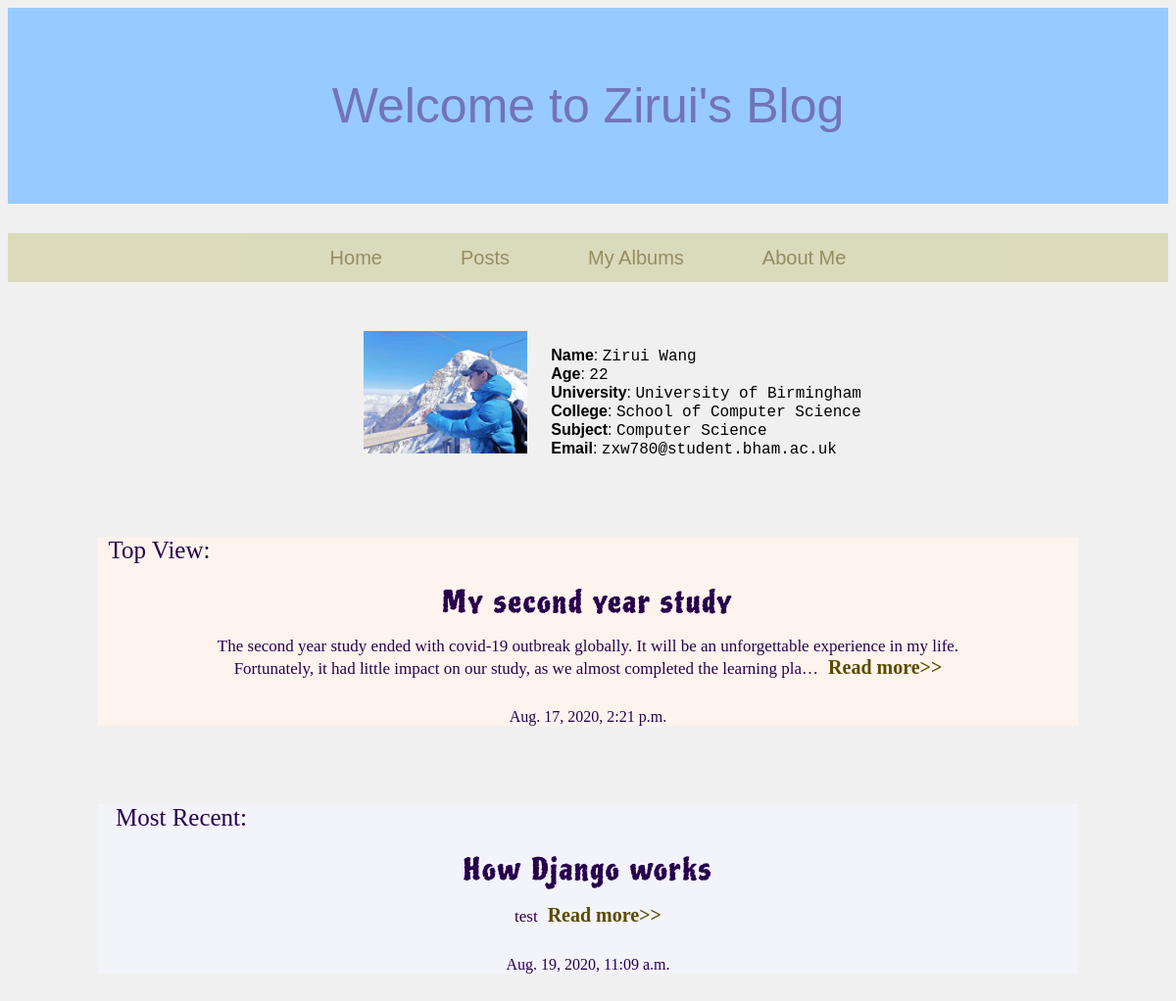
The app's page /, older data.
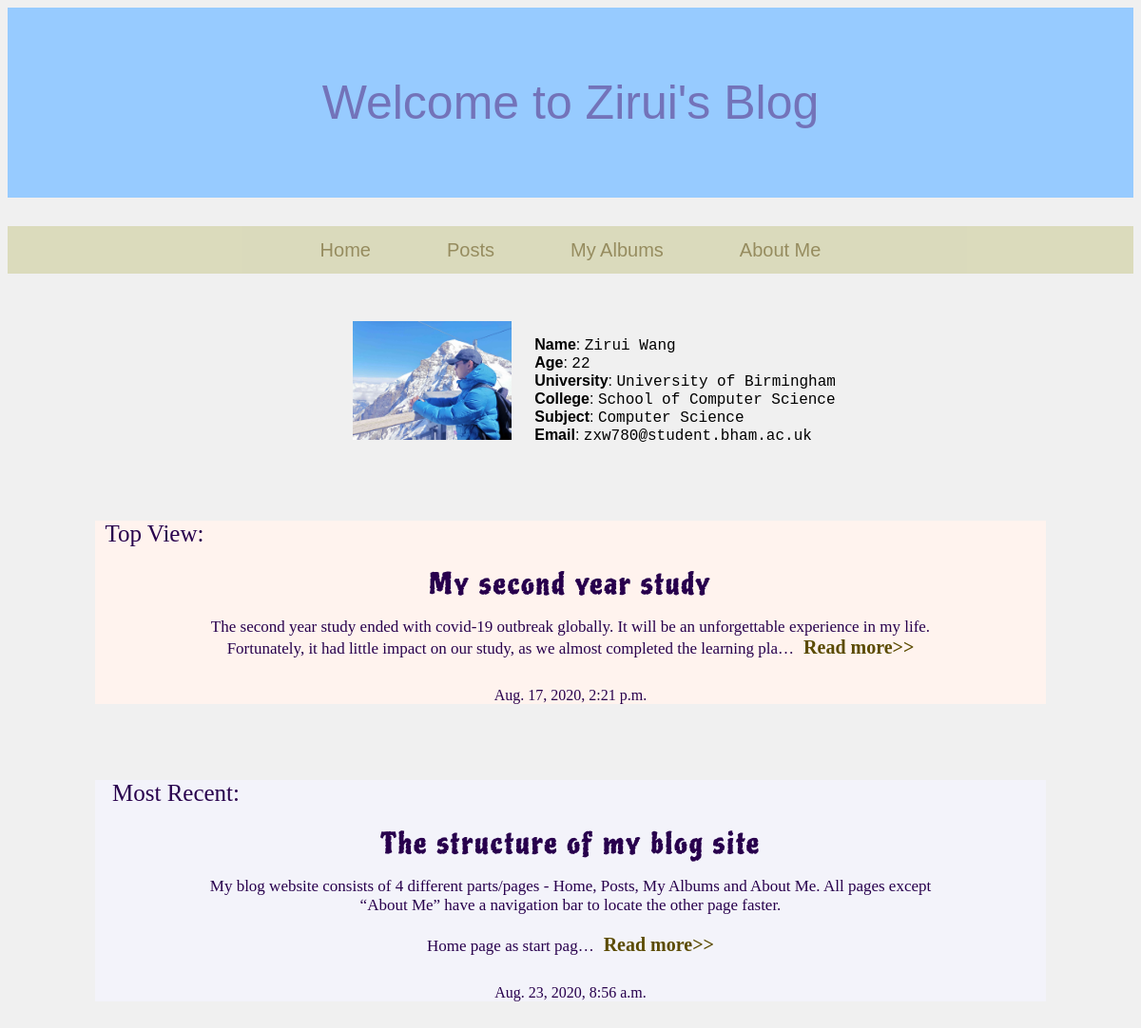
The same page, newer data.
### blog/models.py (models this page shows, shortened)
class Post(models.Model):
    author = models.ForeignKey(settings.AUTH_USER_MODEL, on_delete=models.CASCADE)
    title = models.CharField(max_length=200)
    text = models.TextField()
    created_date = models.DateTimeField(default=timezone.now)
    published_date = models.DateTimeField(blank=True, null=True)
    total_views = models.PositiveIntegerField(default=0);

### blog/views.py (the view)
# urls.py: path('', views.index, name='index'),
def index(request):
    top_post = Post.objects.order_by('-total_views').first()
    most_recent = Post.objects.order_by('-published_date').first()
    return render(request, 'blog/index.html', {'top_post':top_post, 'most_recent':most_recent})

### blog/templates/blog/index.html (shortened to what this page needs)
{% extends 'blog/myBase.html' %}
{% load static %}
{% block title %}
	<div class="title">Welcome to Zirui's Blog</div>
{% endblock %}
{% block content %}
	<div class="me">
		<div class="photo"><img src="{% static 'images/indexPhoto.JPG' %}" width="80" height="102"/></div>
		<div class="personal">
		<div class="name1"><span class="infoTitle">Name</span>: <span class="infoBody">Zirui Wang</span></div>
		<div class="age1"><span class="infoTitle">Age</span>: <span class="infoBody">22</span></div>
		<div class="university1"><span class="infoTitle">University</span>: <span class="infoBody">University of Birmingham</span></div>
		<div class="college1"><span class="infoTitle">College</span>: <span class="infoBody">School of Computer Science</span></div>
		<div class="subject1"><span class="infoTitle">Subject</span>: <span class="infoBody">Computer Science</span></div>
		<div class="email1"><span class="infoTitle">Email</span>: <span class="infoBody">zxw780@student.bham.ac.uk</span></div>
		</div>
	</div>
	<div class="topPost" align='center'>
		<div class="topView">Top View:</div>
		<div class="topPostTitle">{{top_post.title}}</div>
		<div class="topPostContent">{{top_post.text|safe|truncatechars:200|linebreaksbr}}<a href="{% url 'post_detail' pk=top_post.pk %}"><span class="topPostMore">Read more>></span></a></div>
		<div class="topPostDate">{{top_post.published_date}}</div>
	</div>
	<div class="mostRecent" align='center'>
		<div class="mostRecentText">Most Recent:</div>
		<div class="mostRecentTitle">{{most_recent.title}}</div>
		<div class="mostRecentContent">{{most_recent.text|safe|truncatechars:200|linebreaksbr}}<a href="{% url 'post_detail' pk=most_recent.pk %}"><span class="topPostMore">Read more>></span></a></div>
		<div class="mostRecentDate">{{most_recent.published_date}}</div>
	</div>
{% endblock %}

Row changes from the older to the newer data that the page shows:
no longer on this page (row edited): Post: title "How Django works", text "test", published_date "Aug. 19, 2020, 11:09 a.m."
added Post: title "The structure of my blog site", text "My blog website consists of 4 different parts/pages - Home, Posts, My Albums and About Me. All pages except “About Me” have a navigation bar to locate the other page faster. Home page as start pag…", published_date "Aug. 23, 2020, 8:56 a.m."
